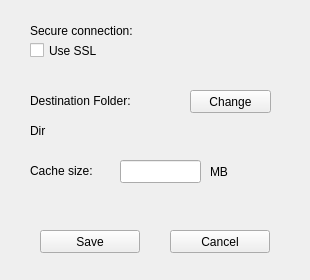
<?xml version="1.0" encoding="UTF-8"?>
<ui version="4.0">
 <class>SettingsWindow</class>
 <widget class="QMainWindow" name="SettingsWindow">
  <property name="geometry">
   <rect>
    <x>0</x>
    <y>0</y>
    <width>310</width>
    <height>280</height>
   </rect>
  </property>
  <property name="windowTitle">
   <string>Settings</string>
  </property>
  <widget class="QWidget" name="centralwidget">
   <widget class="QCheckBox" name="usessl">
    <property name="geometry">
     <rect>
      <x>30</x>
      <y>40</y>
      <width>121</width>
      <height>21</height>
     </rect>
    </property>
    <property name="text">
     <string>Use SSL</string>
    </property>
   </widget>
   <widget class="QPushButton" name="dirchangebutton">
    <property name="geometry">
     <rect>
      <x>190</x>
      <y>90</y>
      <width>81</width>
      <height>23</height>
     </rect>
    </property>
    <property name="text">
     <string>Change</string>
    </property>
   </widget>
   <widget class="QLabel" name="dir">
    <property name="geometry">
     <rect>
      <x>30</x>
      <y>120</y>
      <width>261</width>
      <height>21</height>
     </rect>
    </property>
    <property name="text">
     <string>Dir</string>
    </property>
   </widget>
   <widget class="QPushButton" name="savebutton">
    <property name="geometry">
     <rect>
      <x>40</x>
      <y>230</y>
      <width>100</width>
      <height>23</height>
     </rect>
    </property>
    <property name="text">
     <string>Save</string>
    </property>
   </widget>
   <widget class="QPushButton" name="cancelbutton">
    <property name="geometry">
     <rect>
      <x>170</x>
      <y>230</y>
      <width>100</width>
      <height>23</height>
     </rect>
    </property>
    <property name="text">
     <string>Cancel</string>
    </property>
   </widget>
   <widget class="QLineEdit" name="cachesize">
    <property name="geometry">
     <rect>
      <x>120</x>
      <y>160</y>
      <width>81</width>
      <height>23</height>
     </rect>
    </property>
    <property name="layoutDirection">
     <enum>Qt::LeftToRight</enum>
    </property>
    <property name="inputMethodHints">
     <set>Qt::ImhDigitsOnly</set>
    </property>
    <property name="maxLength">
     <number>16</number>
    </property>
    <property name="alignment">
     <set>Qt::AlignRight|Qt::AlignTrailing|Qt::AlignVCenter</set>
    </property>
   </widget>
   <widget class="QLabel" name="label">
    <property name="geometry">
     <rect>
      <x>30</x>
      <y>160</y>
      <width>91</width>
      <height>21</height>
     </rect>
    </property>
    <property name="text">
     <string>Cache size:</string>
    </property>
   </widget>
   <widget class="QLabel" name="label_3">
    <property name="geometry">
     <rect>
      <x>210</x>
      <y>160</y>
      <width>46</width>
      <height>23</height>
     </rect>
    </property>
    <property name="text">
     <string>MB</string>
    </property>
   </widget>
   <widget class="QLabel" name="label_4">
    <property name="geometry">
     <rect>
      <x>30</x>
      <y>20</y>
      <width>151</width>
      <height>21</height>
     </rect>
    </property>
    <property name="text">
     <string>Secure connection:</string>
    </property>
   </widget>
   <widget class="QLabel" name="label_5">
    <property name="geometry">
     <rect>
      <x>30</x>
      <y>90</y>
      <width>151</width>
      <height>21</height>
     </rect>
    </property>
    <property name="text">
     <string>Destination Folder:</string>
    </property>
   </widget>
  </widget>
 </widget>
 <resources/>
 <connections/>
</ui>
